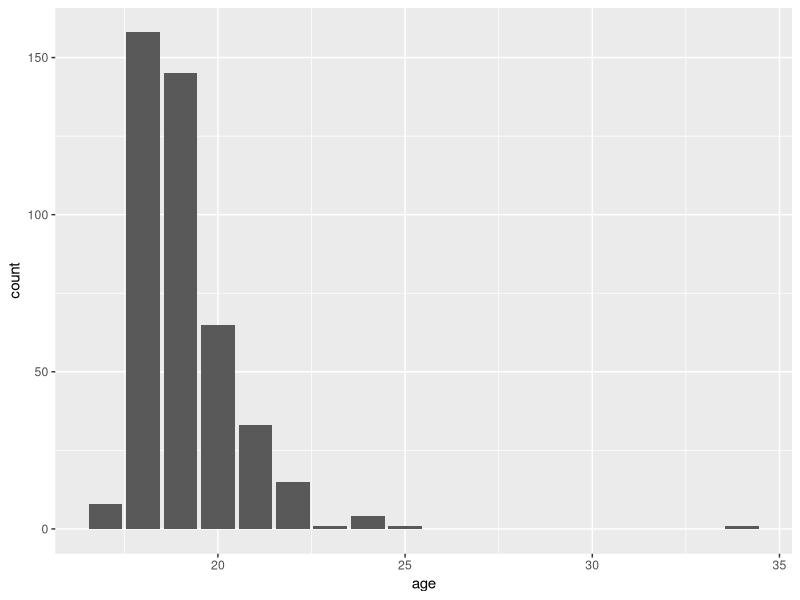
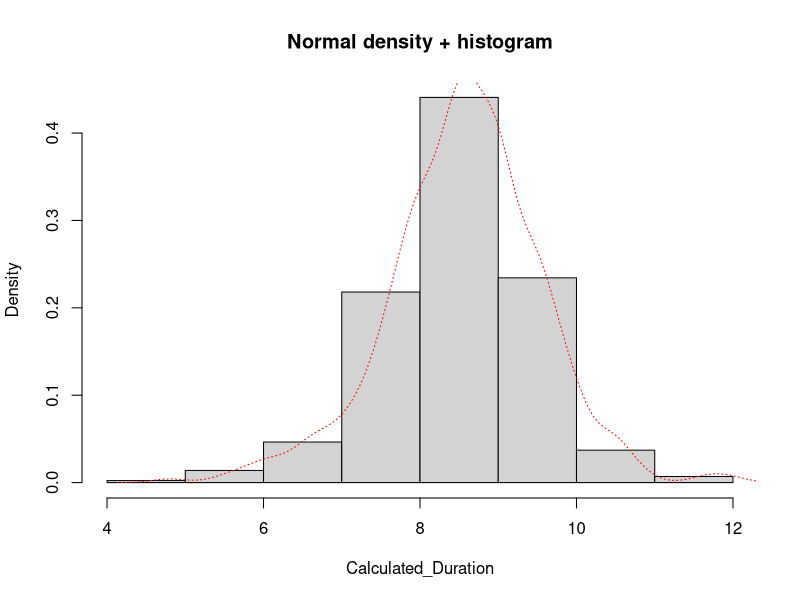
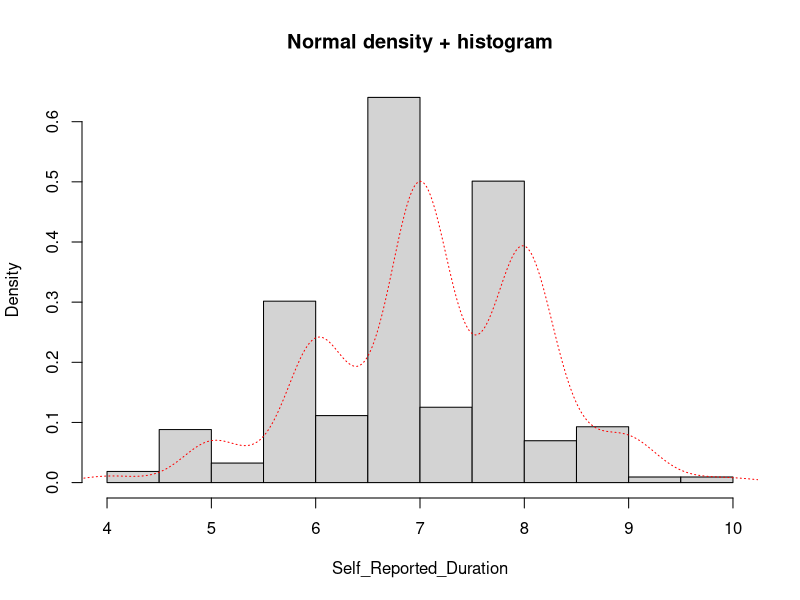
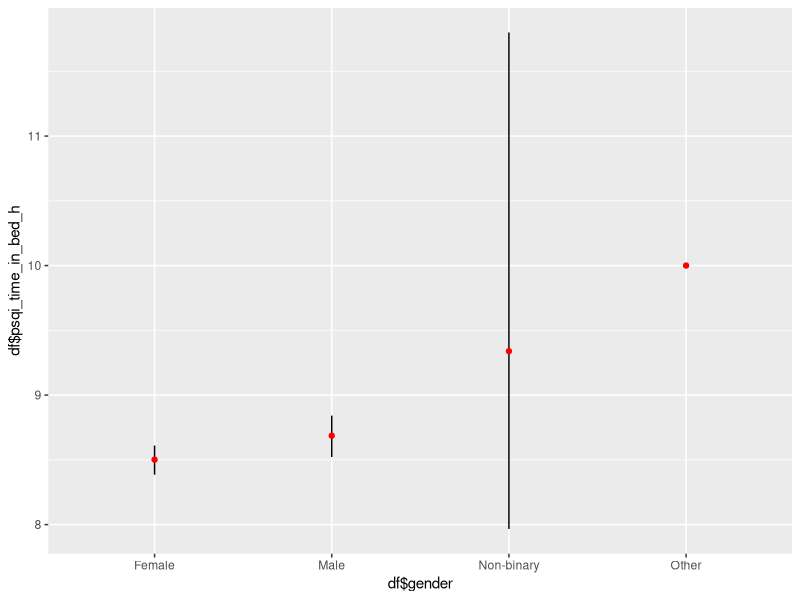
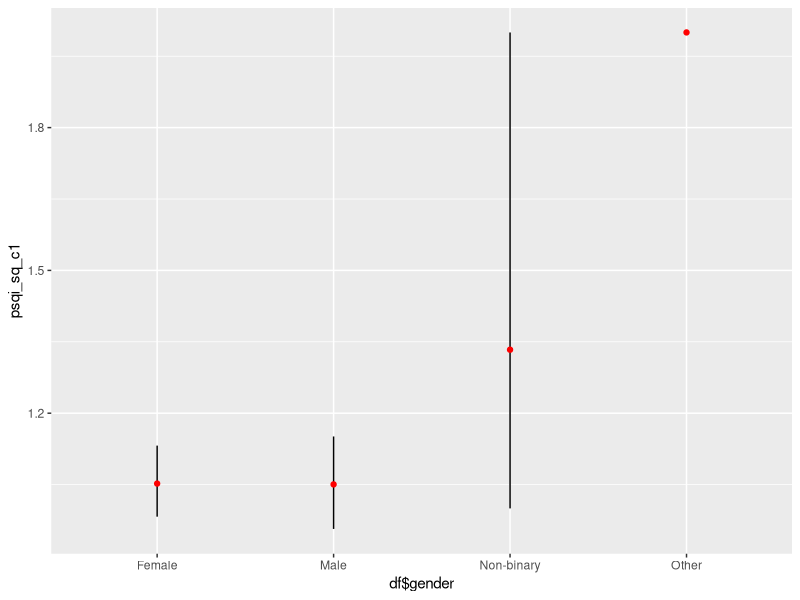
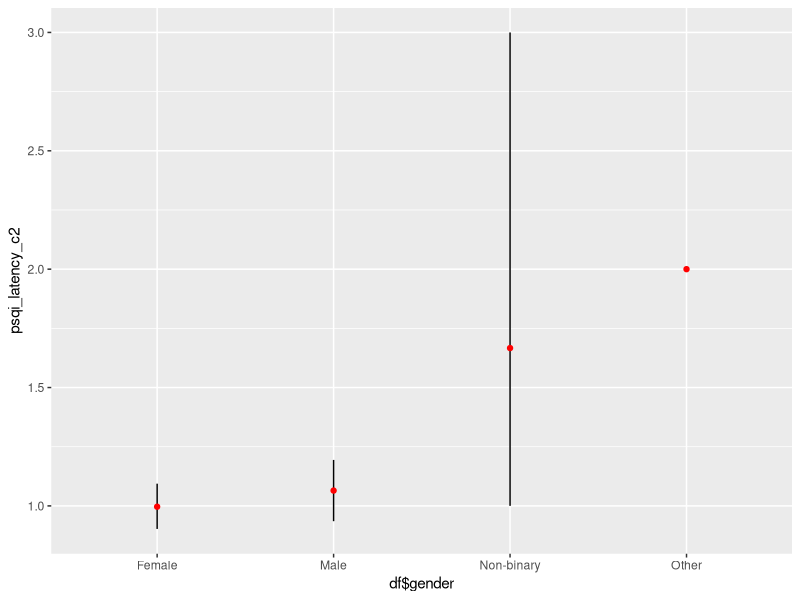
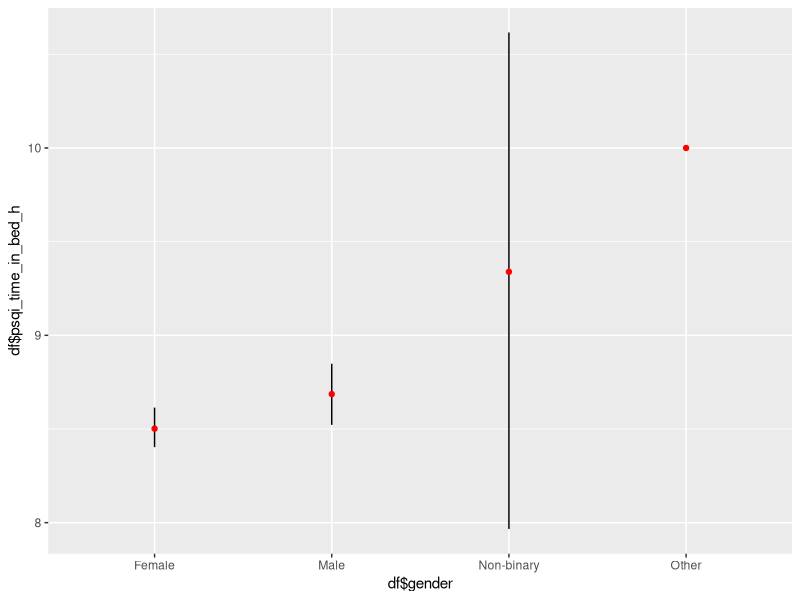
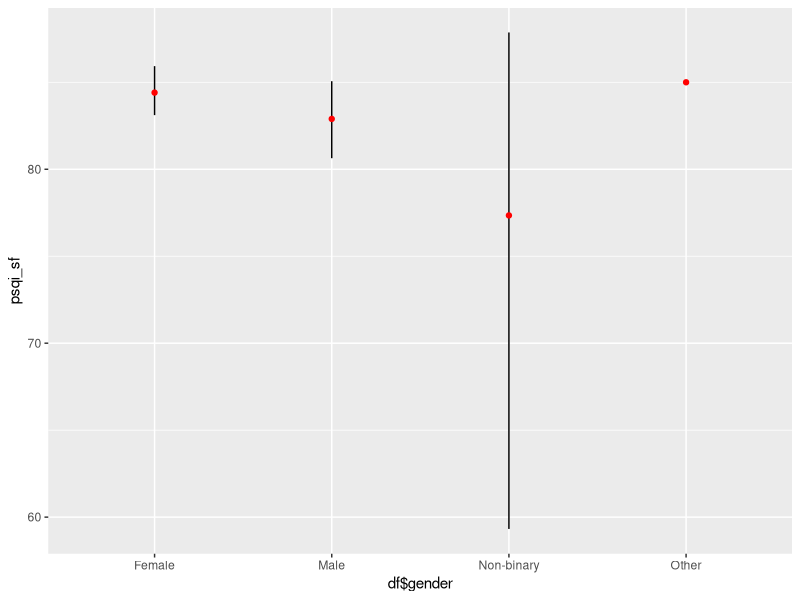

Source code (R) for these figures, in order: (Note: this script raises an error after producing the figures.)
## ---- chunk 1
library(tidyverse)
library(psych)
library(GGally)
library(Hmisc)
library(kableExtra)
## ---- chunk 2
df <- read.csv("data/data_questionnaire_complete.csv")
## ---- chunk 3
df <- df %>% 
 filter(psqi_time_in_bed_h < 13)
## ---- chunk 4
### Age Distribution

ggplot(data = df,
       mapping = aes(x = age)) +
  geom_bar() 

describe(df$age)
sd(df$age, na.rm = FALSE)

describe.by(df$age, df$gender)

### Race 

table(df$race)

### Duration Calculated and Self-Reported

Calculated_Duration <- na.omit(df$psqi_time_in_bed_h)
hist(Calculated_Duration,prob=TRUE,main="Normal density + histogram")
  lines(density(Calculated_Duration),lty="dotted",col="red")
  
sd(df$psqi_time_in_bed_h, na.rm = FALSE)
mean(df$psqi_time_in_bed_h, na.rm = FALSE)
  
Self_Reported_Duration <- na.omit(df$psqi_4)
hist(Self_Reported_Duration,prob=TRUE,main="Normal density + histogram")
  lines(density(Self_Reported_Duration),lty="dotted",col="red")
  
sd(df$psqi_4, na.rm = FALSE)
mean(df$psqi_4, na.rm = FALSE)

cor.test(df$psqi_4, df$psqi_time_in_bed_h)
### Duration and Gender

ggplot(data = df,
       mapping = aes(x = df$gender,
                     y = df$psqi_time_in_bed_h,
                     ))+
  stat_summary(fun.data = "mean_cl_boot",
               geom = "linerange") +
  stat_summary(fun.y = "mean",
               geom = "point",
               color = "red")

### PSQI Components Gender

ggplot(data = df,
       mapping = aes(x = df$gender,
                     y = psqi_sq_c1,
                     ))+
  stat_summary(fun.data = "mean_cl_boot",
               geom = "linerange") +
  stat_summary(fun.y = "mean",
               geom = "point",
               color = "red")

ggplot(data = df,
       mapping = aes(x = df$gender,
                     y = psqi_latency_c2,
                     ))+
  stat_summary(fun.data = "mean_cl_boot",
               geom = "linerange") +
  stat_summary(fun.y = "mean",
               geom = "point",
               color = "red")

ggplot(data = df,
       mapping = aes(x = df$gender,
                     y = df$psqi_time_in_bed_h,
                     ))+
  stat_summary(fun.data = "mean_cl_boot",
               geom = "linerange") +
  stat_summary(fun.y = "mean",
               geom = "point",
               color = "red")

ggplot(data = df,
       mapping = aes(x = df$gender,
                     y = psqi_sf,
                     ))+
  stat_summary(fun.data = "mean_cl_boot",
               geom = "linerange") +
  stat_summary(fun.y = "mean",
               geom = "point",
               color = "red")

SleepQualityDes <- describe(df$psqi_sq_c1)
SleepLatencyDes <- describe(df$psqi_latency_c2)
SleepDurationDes <- describe(df$psqi_duration_c3)
SleepEffeciencyDes <- describe(df$psqi_sf)

DistrPSQIGender <- describeBy (df$psqi_total,group = df$gender)

### distribution of PSQI scores
PSQItotalMean <- df$psqi_total/4
PSQItotalDes <- describe(PSQItotalMean)

ggplot(data = df,
       mapping = aes(x = PSQItotalMean)) +
  geom_density() 


# tempx <- na.omit(df$psqi_total)
# tempx <- tempx / 4
# hist(x,prob=TRUE,main="Normal density + histogram")
#   lines(density(x),lty="dotted",col="red")
                     
## ---- chunk 5
###Test

ggplot(df, aes(x = psqi_total))+
  geom_histogram(aes(y=..density..), colour="black", fill="white")+
  geom_density(alpha=.2, fill="red") 

## ---- chunk 6
### Selecting Items
psqi.df <- df %>% 
  select(psqi_sq_c1,psqi_latency_c2,psqi_duration_c3,psqi_sf_c4)

### Componenten Consistency

alpha(psqi.df)

describe(psqi.df)

### intercorrelation

ggpairs(df %>% 
  select(psqi_sq_c1, psqi_latency_c2, psqi_time_in_bed_h, psqi_sf))

### distribution PSQI_total
PSQI_Total <- df$psqi_total / 4

ggplot(df, aes(x = PSQI_Total))+
  geom_histogram(aes(y=..density..), colour="black", fill="white")+
  geom_density(alpha=.2, fill="red")

sd(PSQI_Total, na.rm = FALSE)
mean(PSQI_Total, na.rm = FALSE)

## ---- chunk 7
### PSQI 1 and NEG
ggplot(data = df, mapping = aes(x = psqi_sq_c1, y = pers_neg_total)) +
  geom_point() +
  geom_smooth(method = "lm")

tmp2 <- lm(df$pers_neg_total ~ df$psqi_sq_c1, data = df)
summary(tmp2)

### which part is contributes to that relationship most (IT IS INTENSITY)

tmp3 <- lm(df$psqi_sq_c1 ~df$pers_neg_act + df$pers_neg_dur + df$pers_neg_int, data = df)
summary(tmp3)

tmp7 <- lm(df$pers_neg_dur ~ df$psqi_sq_c1, data = df)
summary(tmp7)

tmp4 <- lm(df$pers_neg_act ~ df$psqi_sq_c1, data = df)
summary(tmp4)

tmp8 <- lm(df$pers_neg_int ~ df$psqi_sq_c1, data = df)
summary(tmp8)

### PSQI Pos

ggplot(data = df, mapping = aes(x = psqi_sq_c1, y = pers_pos_total)) +
  geom_point() +
  geom_smooth(method = "lm")

tmp3 <- lm(df$psqi_sq_c1 ~df$pers_pos_act + df$pers_pos_dur + df$pers_pos_int, data = df)
summary(tmp3)

tmp4 <- lm(df$pers_pos_total ~ df$psqi_sq_c1, data = df)
summary(tmp4)

tmp4 <- lm(df$pers_pos_dur ~ df$psqi_sq_c1, data = df)
summary(tmp4)

tmp4 <- lm(df$pers_pos_act ~ df$psqi_sq_c1, data = df)
summary(tmp4)

tmp4 <- lm(df$pers_pos_int ~ df$psqi_sq_c1, data = df)
summary(tmp4)

## ---- chunk 8
### PSQI 2 and NEG
ggplot(data = df, mapping = aes(x = psqi_latency_c2, y = pers_neg_total)) +
  geom_point() +
  geom_smooth(method = "lm")

tmp2 <- lm(df$pers_neg_total ~ df$psqi_latency_c2, data = df)
summary(tmp2)

### which part is contributes to that relationship most (IT IS INTENSITY)

tmp3 <- lm(df$psqi_latency_c2 ~df$pers_neg_act + df$pers_neg_dur + df$pers_neg_int, data = df)
summary(tmp3)

tmp7 <- lm(df$pers_neg_dur ~ df$psqi_latency_c2, data = df)
summary(tmp7)

tmp4 <- lm(df$pers_neg_act ~ df$psqi_latency_c2, data = df)
summary(tmp4)

tmp8 <- lm(df$pers_neg_int ~ df$psqi_latency_c2, data = df)
summary(tmp8)

### PSQI Pos

ggplot(data = df, mapping = aes(x = psqi_latency_c2, y = pers_pos_total)) +
  geom_point() +
  geom_smooth(method = "lm")

### which part is contributes to that relationship most (IT IS INTENSITY)

tmp3 <- lm(df$psqi_latency_c2 ~df$pers_pos_act + df$pers_pos_dur + df$pers_pos_int, data = df)
summary(tmp3)

tmp4 <- lm(df$pers_pos_total ~ df$psqi_latency_c2, data = df)
summary(tmp4)

tmp4 <- lm(df$pers_pos_dur ~ df$psqi_latency_c2, data = df)
summary(tmp4)

tmp4 <- lm(df$pers_pos_act ~ df$psqi_latency_c2, data = df)
summary(tmp4)

tmp4 <- lm(df$pers_pos_int ~ df$psqi_latency_c2, data = df)
summary(tmp4)
## ---- chunk 9
### PSQI 3 and NEG
ggplot(data = df, mapping = aes(x = psqi_4, y = pers_neg_total)) +
  geom_point() +
  geom_smooth(method = "lm")

tmp2 <- lm(df$pers_neg_total ~ df$psqi_time, data = df)
summary(tmp2)

### which part is contributes to that relationship most (IT IS INTENSITY)

tmp3 <- lm(df$psqi_4 ~df$pers_neg_act + df$pers_neg_dur + df$pers_neg_int, data = df)
summary(tmp3)

tmp7 <- lm(df$pers_neg_dur ~ df$psqi_time, data = df)
summary(tmp7)

tmp4 <- lm(df$pers_neg_act ~ df$psqi_4, data = df)
summary(tmp4)

tmp8 <- lm(df$pers_neg_int ~ df$psqi_4, data = df)
summary(tmp8)

### PSQI Pos

ggplot(data = df, mapping = aes(x = psqi_4, y = pers_pos_total)) +
  geom_point() +
  geom_smooth(method = "lm")

### which part is contributes to that relationship most (IT IS INTENSITY)

tmp3 <- lm(df$psqi_4 ~ df$pers_pos_act + df$pers_pos_dur + df$pers_pos_int, data = df)
summary(tmp3)

tmp4 <- lm(df$pers_pos_total ~ df$psqi_4, data = df)
summary(tmp4)

tmp4 <- lm(df$pers_pos_dur ~ df$psqi_4, data = df)
summary(tmp4)

tmp4 <- lm(df$pers_pos_act ~ df$psqi_4, data = df)
summary(tmp4)

tmp4 <- lm(df$pers_pos_int ~ df$psqi_4, data = df)
summary(tmp4)

## CORRELATION BETWEEN REPORTED AND CALCULATED DURATION

tmp2 <- lm(df$psqi_time_in_bed_h ~ df$psqi_4, data = df)
summary(tmp2)

# r^2 = .145 
## ---- chunk 10

### PSQI 4 and NEG
ggplot(data = df, mapping = aes(x = psqi_sf, y = pers_neg_total)) +
  geom_point() +
  geom_smooth(method = "lm")

tmp2 <- lm(df$pers_neg_total ~ df$psqi_sf, data = df)
summary(tmp2)

### which part is contributes to that relationship most (IT IS INTENSITY)

tmp3 <- lm(df$psqi_sf ~df$pers_neg_act + df$pers_neg_dur + df$pers_neg_int, data = df)
summary(tmp3)

tmp7 <- lm(df$pers_neg_dur ~ df$psqi_sf, data = df)
summary(tmp7)

tmp4 <- lm(df$pers_neg_act ~ df$psqi_sf, data = df)
summary(tmp4)

tmp8 <- lm(df$pers_neg_int ~ df$psqi_sf, data = df)
summary(tmp8)

### PSQI Pos

ggplot(data = df, mapping = aes(x = psqi_sf, y = pers_pos_total)) +
  geom_point() +
  geom_smooth(method = "lm")

### which part is contributes to that relationship most (IT IS INTENSITY)

tmp3 <- lm(df$psqi_sf ~ df$pers_pos_act + df$pers_pos_dur + df$pers_pos_int, data = df)
summary(tmp3)

tmp4 <- lm(df$pers_pos_total ~ df$psqi_sf, data = df)
summary(tmp4)

tmp4 <- lm(df$pers_pos_dur ~ df$psqi_sf, data = df)
summary(tmp4)

tmp4 <- lm(df$pers_pos_act ~ df$psqi_sf, data = df)
summary(tmp4)

tmp4 <- lm(df$pers_pos_int ~ df$psqi_sf, data = df)
summary(tmp4)

## ---- chunk 11
### Componenten Consistency
PERSpos.df <- df %>%  
  select(starts_with("pers_pos"), - pers_pos_total)

alpha(PERSpos.df)

PERSneg.df <- df %>% 
  select(starts_with("pers_neg"), - pers_neg_total) 
  
alpha(PERSneg.df)

PERS.df <- df %>% 
  select(participant, starts_with("pers_pos"), starts_with("pers_neg"))

describe(PERS.df)

### intercorrelation

ggpairs(df %>% 
  select(pers_pos_act, pers_pos_dur, pers_pos_int, pers_pos_total))

ggpairs(df %>% 
  select(pers_neg_act, pers_neg_dur, pers_neg_int, pers_neg_total))
## ---- chunk 12
ggpairs(df %>% 
  select(psqi_total, pers_pos_total, pers_neg_total))

ggpairs(df %>% 
  select(psqi_sq_c1, psqi_latency_c2, psqi_duration_c3, psqi_sf, pers_pos_total, pers_neg_total))

ggpairs(df %>% 
  select(psqi_time_in_bed_h,psqi_sf, pers_pos_total, pers_neg_total))


## ---- chunk 13
anorex.1 <- lm(df$pers_neg_total ~ df$psqi_sq_c1 + psqi_latency_c2 + psqi_duration_c3 + psqi_sf ,data = df)
summary(anorex.1)
